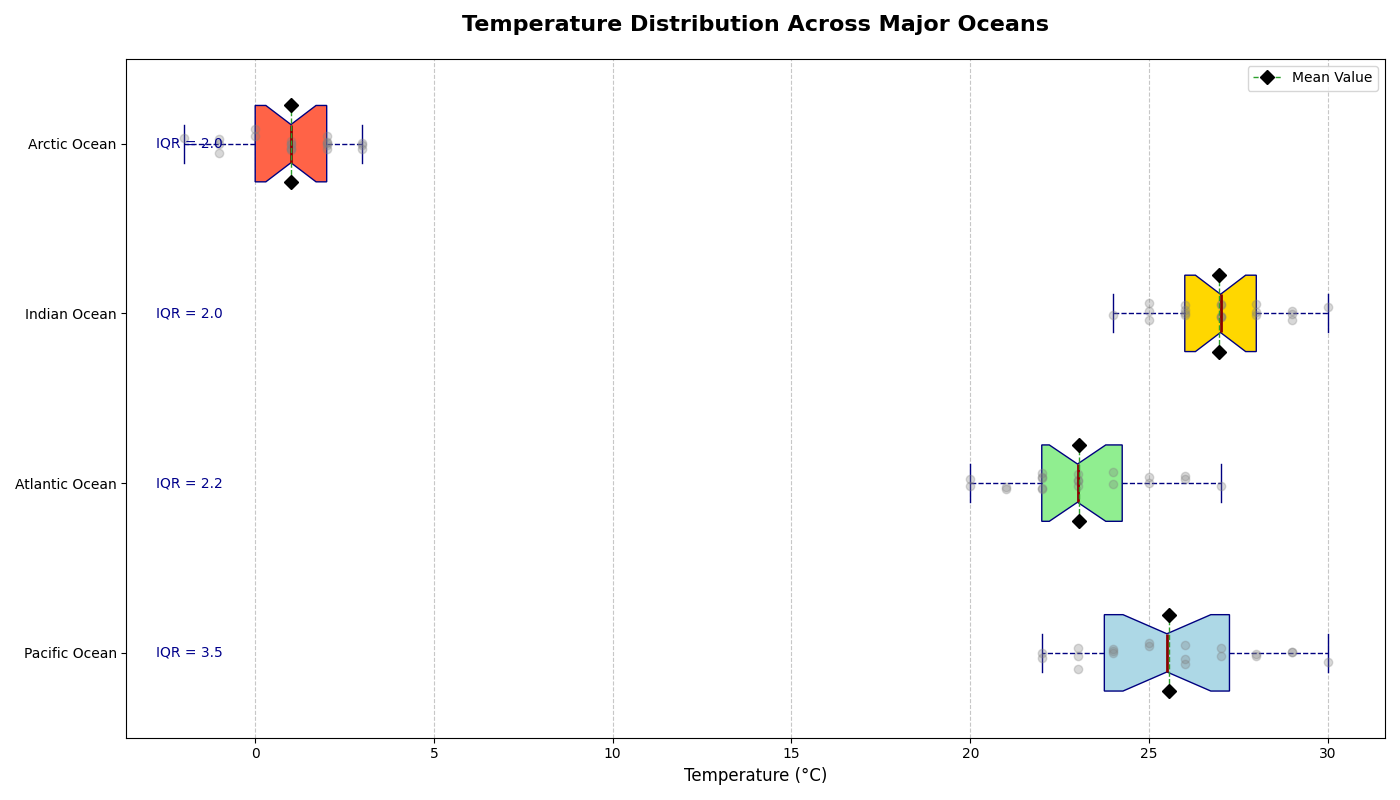

Python code for this plot:
import matplotlib.pyplot as plt
import numpy as np

# Backstory:
# The Temperatures of Four Major Oceans
# This chart showcases the temperature distribution across four major oceans (Pacific, Atlantic, Indian, and Arctic)
# based on recorded temperatures in degrees Celsius over a given period.

# Constructing Data:
# Observed temperatures in degrees Celsius for different oceans
pacific_temps = [22, 24, 23, 23, 25, 26, 27, 24, 26, 28, 29, 30, 27, 25, 24, 28, 26, 23, 22, 29]
atlantic_temps = [20, 21, 22, 23, 22, 24, 25, 26, 23, 22, 21, 20, 22, 23, 24, 26, 27, 25, 23, 22]
indian_temps = [25, 27, 28, 29, 27, 26, 25, 24, 26, 27, 28, 29, 30, 29, 28, 27, 26, 25, 26, 27]
arctic_temps = [1, 2, 3, 2, 1, 0, -1, 1, 2, 3, -1, -2, 1, 0, 2, 3, -1, 1, 2, 1]

# Combine the temperature data into a single list for the boxplot
temperature_data = [pacific_temps, atlantic_temps, indian_temps, arctic_temps]
ocean_names = ['Pacific Ocean', 'Atlantic Ocean', 'Indian Ocean', 'Arctic Ocean']

# Creating the boxplot
fig, ax = plt.subplots(figsize=(14, 8))

# Creating and customizing the boxplot
box = ax.boxplot(temperature_data, vert=False, patch_artist=True, notch=True,
                 boxprops=dict(facecolor='lightblue', color='navy'),
                 whiskerprops=dict(color='navy', linestyle='--'),
                 capprops=dict(color='navy'),
                 medianprops=dict(color='darkred', linewidth=2),
                 flierprops=dict(marker='o', color='red', alpha=0.5),
                 meanline=True, showmeans=True, meanprops=dict(marker='D', markerfacecolor='black', markeredgecolor='black', markersize=7))

# Customizing each box color
colors = ['#ADD8E6', '#90EE90', '#FFD700', '#FF6347']
for patch, color in zip(box['boxes'], colors):
    patch.set_facecolor(color)

# Adding data points for enhanced detail
for i, data in enumerate(temperature_data):
    y = np.random.normal(i + 1, 0.04, size=len(data))
    ax.plot(data, y, 'o', alpha=0.3, color='gray')

# Adding axis labels and title
ax.set_xlabel('Temperature (°C)', fontsize=12)
ax.set_yticks([1, 2, 3, 4])
ax.set_yticklabels(ocean_names)
ax.set_title('Temperature Distribution Across Major Oceans', fontsize=16, fontweight='bold', pad=20)

# Adding legend to identify mean
ax.legend([box["means"][0]], ['Mean Value'], loc='upper right', fontsize=10)

# Adding a grid for better readability
ax.grid(axis='x', linestyle='--', alpha=0.7)

# Highlighting the Interquartile Range (IQR) with annotations
for i, data in enumerate(temperature_data):
    q1 = np.percentile(data, 25)
    q3 = np.percentile(data, 75)
    IQR = q3 - q1
    ax.annotate(f'IQR = {IQR:.1f}', xy=(0.05, i + 1), xycoords=('axes fraction', 'data'),
                ha='center', va='center', fontsize=10, color='darkblue')

# Adjusting layout automatically to fit elements
plt.tight_layout()

# Displaying the plot
plt.show()
